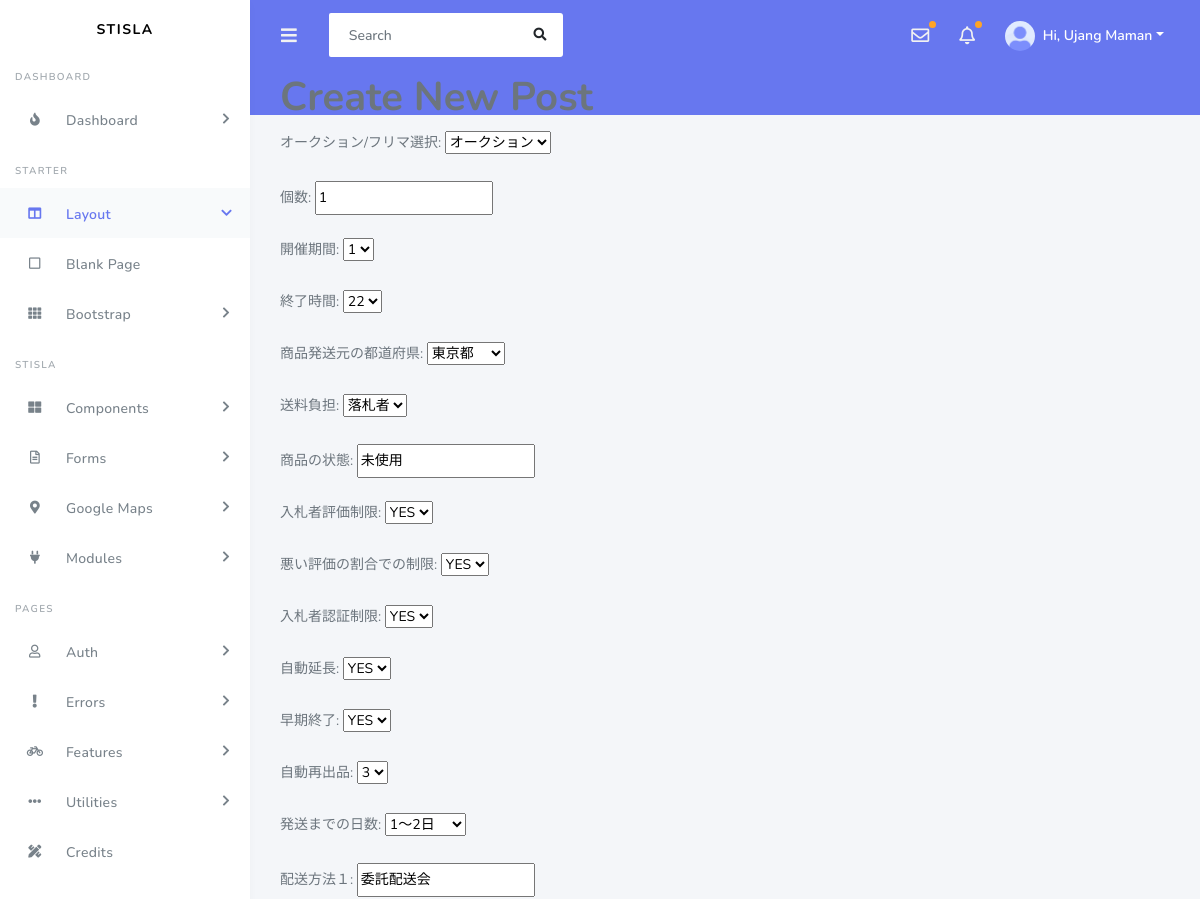
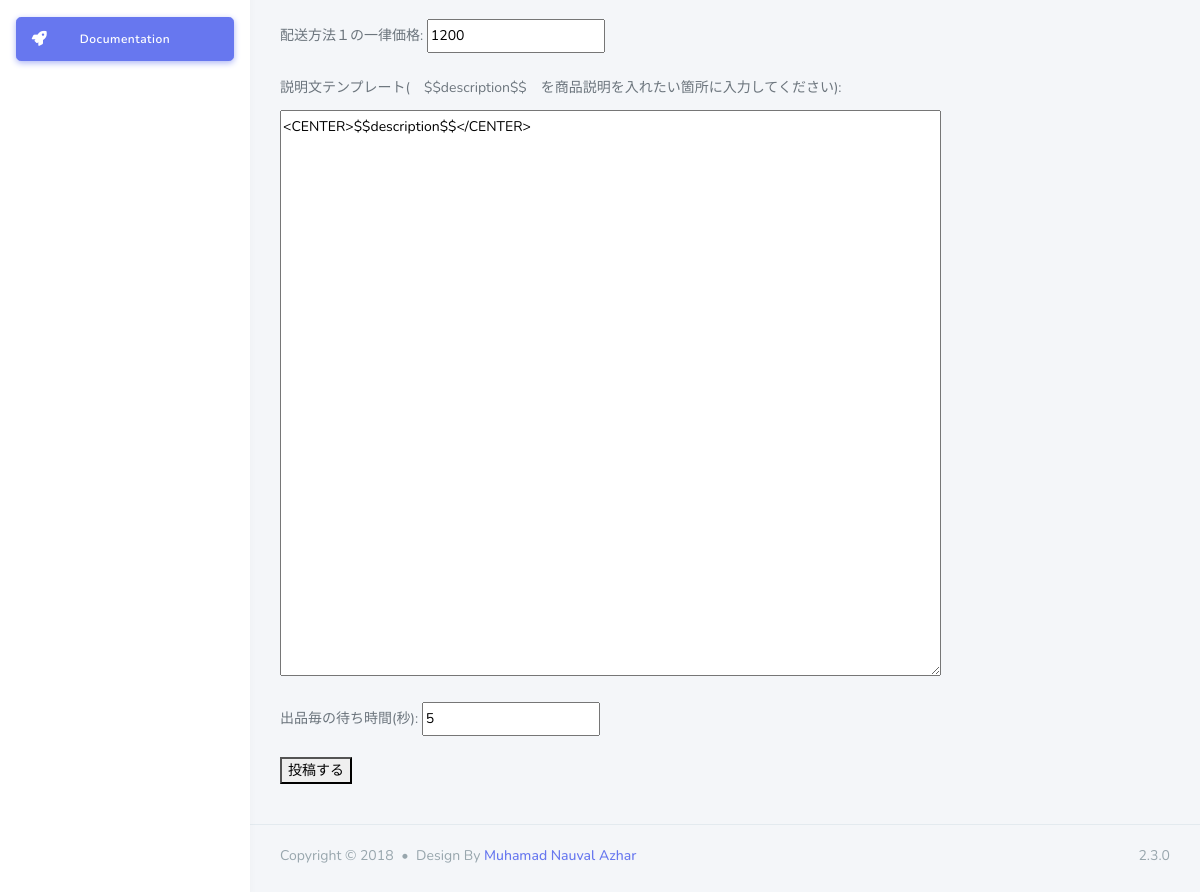
The page /setting/sample/ (signed in) on the database its author committed (2 pictures, top to bottom).
### setting/models/sample_form.py (models this page shows)
class SampleModel(models.Model):
    account_id=models.CharField(max_length=100,default="",verbose_name='アカウントID',choices=())
    auction_mode=models.CharField(max_length=10,default="オークション",verbose_name="オークション/フリマ選択",choices=SELECTION.AUCTION_MODE)
    units=models.IntegerField(default=1,verbose_name='個数')
    kaisai_kikan=models.IntegerField(default=1,verbose_name='開催期間',choices=SELECTION.KAISAI_KIKAN)
    end_time=models.IntegerField(default=22,verbose_name='終了時間',choices=SELECTION.END_TIME)
    shipping_address=models.CharField(max_length=10,default="東京都",verbose_name="商品発送元の都道府県",choices=SELECTION.TODOUFUKEN)
    souryou_futan=models.CharField(max_length=10,default="落札者",verbose_name="送料負担",choices=SELECTION.SOURYOU_FUTAN)
    item_condition=models.CharField(max_length=10,default="未使用",verbose_name="商品の状態")
    hyouka_seigen=models.CharField(max_length=10,default="いいえ",verbose_name="入札者評価制限",choices=SELECTION.YES_NO)
    bad_hyouka_seigen=models.CharField(max_length=10,default="いいえ",verbose_name="悪い評価の割合での制限",choices=SELECTION.YES_NO)
    nyuusatsusya_ninsyou_seigen=models.CharField(max_length=10,default="いいえ",verbose_name="入札者認証制限",choices=SELECTION.YES_NO)
    auto_extention=models.CharField(max_length=10,default="はい",verbose_name="自動延長",choices=SELECTION.YES_NO)
    fast_end=models.CharField(max_length=10,default="はい",verbose_name="早期終了",choices=SELECTION.YES_NO)
    auto_saisyuppin=models.IntegerField(default=3,verbose_name="自動再出品",choices=SELECTION.AUTO_SAI_SYUPPIN)
    shipping_date=models.CharField(max_length=10,default="2～3日",verbose_name="発送までの日数",choices=SELECTION.SHIPPING_DATE)
    other_shipping_method=models.CharField(max_length=20,default="委託配送会社",verbose_name="配送方法１")
    other_shipping_price=models.IntegerField(default=1200,verbose_name="配送方法１の一律価格")
    description_template=models.TextField(default="<CENTER>$$description$$</CENTER>",verbose_name="説明文テンプレート(　$$description$$　を商品説明を入れたい箇所に入力してください)")
    syuppin_sleep_sec = models.IntegerField("出品毎の待ち時間(秒)", default=5)
    class Meta:
        db_table='sample'

### setting/views/sample_form.py (the view, shortened to what this page needs)
# urls.py: path('sample/', SampleFormView.as_view(), name="sample"),
class SampleFormView(generic.TemplateView):
    template_name="setting/sample.html"
    form_class=SampleForm
    def get(self, request, *args, **kwargs):
        return self.render_data(request)
    def render_data(self,request,**kwargs):
        setting = SampleModel.objects.filter(account_id=request.user).first()
        if setting != None:
            form = SampleForm(instance=setting)
        else:
            form = SampleForm()
        context = {'form': form}
        return render(request, self.template_name, context)

### setting/forms/sample_form.py
class SampleForm(forms.ModelForm):
    class Meta():
        model=SampleModel # modelとの紐付け
        fields=('auction_mode','units','kaisai_kikan','end_time','shipping_address','souryou_futan',
                'item_condition','hyouka_seigen','bad_hyouka_seigen','nyuusatsusya_ninsyou_seigen','auto_extention',
                'fast_end','auto_saisyuppin','shipping_date','other_shipping_method','other_shipping_price','description_template',
                'syuppin_sleep_sec')
        widgets = {
            'description_template': forms.Textarea(attrs={'rows':20, 'cols':80})
        }

### templates/setting/sample.html (shortened to what this page needs)
{% extends 'base.html' %}
{% block content %}
  <h1>Create New Post</h1>
  <form method="POST">
    {{ form.as_p }}
    <button type="submit">投稿する</button>
  </form>
{% endblock %}

### templates/base.html (shortened to what this page needs)
{% load static %}
<!DOCTYPE html>
<html lang="en">
<head>
  <link rel="stylesheet" href="https://stackpath.bootstrapcdn.com/bootstrap/4.3.1/css/bootstrap.min.css">
  <link rel="stylesheet" href="https://use.fontawesome.com/releases/v5.7.2/css/all.css">
  <link rel="stylesheet" href="https://stackpath.bootstrapcdn.com/bootstrap/4.3.1/css/bootstrap.min.css"
>
  <link rel="stylesheet" href="https://use.fontawesome.com/releases/v5.7.2/css/all.css"
>
  <link rel="stylesheet" href="{% static 'assets/css/style.css' %}">
  <link rel="stylesheet" href="{% static 'assets/css/components.css' %}">
  <link rel="stylesheet" href="../assets/css/style.css">
  <link rel="stylesheet" href="../assets/css/components.css">
</head>
<body>
  <div id="app">
    <div class="main-wrapper">
      <div class="navbar-bg"></div>
      <nav class="navbar navbar-expand-lg main-navbar">
        <form class="form-inline mr-auto">
          <ul class="navbar-nav mr-3">
            <li><a href="#" data-toggle="sidebar" class="nav-link nav-link-lg"><i class="fas fa-bars"></i></a></li>
          </ul>
          <div class="search-element">
            <input class="form-control" type="search" placeholder="Search" aria-label="Search" data-width="250">
            <button class="btn" type="submit"><i class="fas fa-search"></i></button>
          </div>
        </form>
        <ul class="navbar-nav navbar-right">
          <li class="dropdown dropdown-list-toggle"><a href="#" data-toggle="dropdown" class="nav-link nav-link-lg message-toggle beep"><i class="far fa-envelope"></i></a>
          </li>
          <li class="dropdown dropdown-list-toggle"><a href="#" data-toggle="dropdown" class="nav-link notification-toggle nav-link-lg beep"><i class="far fa-bell"></i></a>
          </li>
          <li class="dropdown"><a href="#" data-toggle="dropdown" class="nav-link dropdown-toggle nav-link-lg nav-link-user">
            <img alt="image" src="../assets/img/avatar/avatar-1.png" class="rounded-circle mr-1">
            <div class="d-sm-none d-lg-inline-block">Hi, Ujang Maman</div></a>
          </li>
        </ul>
      </nav>
      <div class="main-sidebar">
        <aside id="sidebar-wrapper">
          <div class="sidebar-brand">
            <a href="index.html">Stisla</a>
          </div>
          <ul class="sidebar-menu">
              <li class="menu-header">Dashboard</li>
              <li class="nav-item dropdown">
                <a href="#" class="nav-link has-dropdown"><i class="fas fa-fire"></i><span>Dashboard</span></a>
              </li>
              <li class="menu-header">Starter</li>
              <li class="nav-item dropdown active">
                <a href="#" class="nav-link has-dropdown" data-toggle="dropdown"><i class="fas fa-columns"></i> <span>Layout</span></a>
              </li>
              <li><a class="nav-link" href="blank.html"><i class="far fa-square"></i> <span>Blank Page</span></a></li>
              <li class="nav-item dropdown">
                <a href="#" class="nav-link has-dropdown"><i class="fas fa-th"></i> <span>Bootstrap</span></a>
              </li>
              <li class="menu-header">Stisla</li>
              <li class="nav-item dropdown">
                <a href="#" class="nav-link has-dropdown"><i class="fas fa-th-large"></i> <span>Components</span></a>
              </li>
              <li class="nav-item dropdown">
                <a href="#" class="nav-link has-dropdown"><i class="far fa-file-alt"></i> <span>Forms</span></a>
              </li>
              <li class="nav-item dropdown">
                <a href="#" class="nav-link has-dropdown"><i class="fas fa-map-marker-alt"></i> <span>Google Maps</span></a>
              </li>
              <li class="nav-item dropdown">
                <a href="#" class="nav-link has-dropdown"><i class="fas fa-plug"></i> <span>Modules</span></a>
              </li>
              <li class="menu-header">Pages</li>
              <li class="nav-item dropdown">
                <a href="#" class="nav-link has-dropdown"><i class="far fa-user"></i> <span>Auth</span></a>
              </li>
              <li class="nav-item dropdown">
                <a href="#" class="nav-link has-dropdown"><i class="fas fa-exclamation"></i> <span>Errors</span></a>
              </li>
              <li class="nav-item dropdown">
                <a href="#" class="nav-link has-dropdown"><i class="fas fa-bicycle"></i> <span>Features</span></a>
              </li>
              <li class="nav-item dropdown">
                <a href="#" class="nav-link has-dropdown"><i class="fas fa-ellipsis-h"></i> <span>Utilities</span></a>
              </li>
              <li><a class="nav-link" href="credits.html"><i class="fas fa-pencil-ruler"></i> <span>Credits</span></a></li>
            </ul>
            <div class="mt-4 mb-4 p-3 hide-sidebar-mini">
              <a href="https://getstisla.com/docs" class="btn btn-primary btn-lg btn-block btn-icon-split">
                <i class="fas fa-rocket"></i> Documentation
              </a>
            </div>
        </aside>
      </div>
      <div class="main-content">
        <section class="section">
          {% block content %}{% endblock %}
        </section>
      </div>
      <footer class="main-footer">
        <div class="footer-left">
          Copyright &copy; 2018 <div class="bullet"></div> Design By <a href="https://nauval.in/">Muhamad Nauval Azhar</a>
        </div>
        <div class="footer-right">
          2.3.0
        </div>
      </footer>
    </div>
  </div>
</body>
</html>

### rows shown on the page
SampleModel: auction_mode "オークション", units "1", kaisai_kikan "1", end_time "22", shipping_address "東京都", souryou_futan "落札者", item_condition "未使用", hyouka_seigen "YES", bad_hyouka_seigen "YES", nyuusatsusya_ninsyou_seigen "YES", auto_extention "YES", fast_end "YES", auto_saisyuppin "3", shipping_date "1〜2日", other_shipping_method "委託配送会", other_shipping_price "1200", description_template "<CENTER>$$description$$</CENTER>", syuppin_sleep_sec "5"
